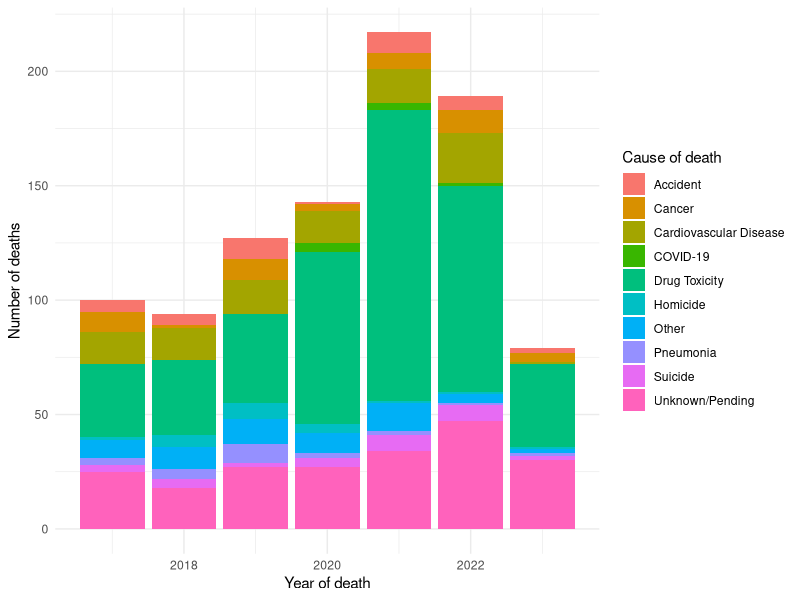
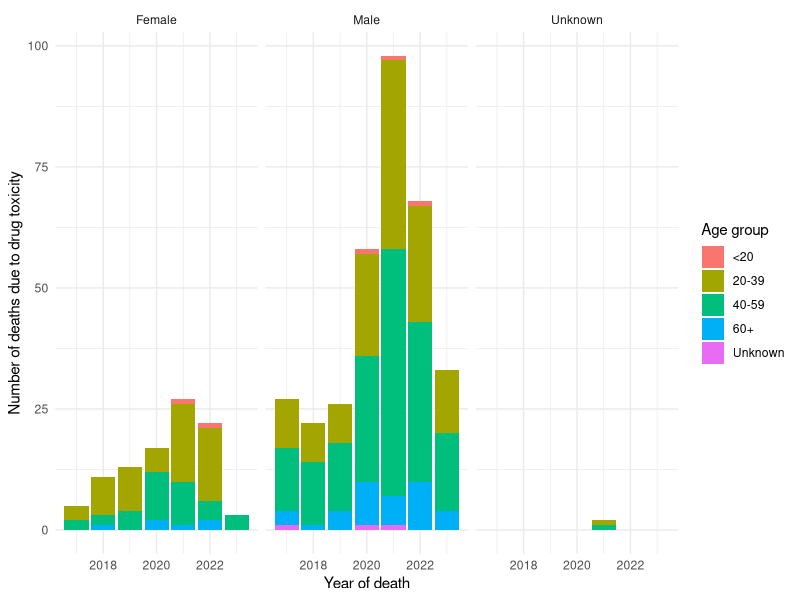

The R script that drew these images, in order:
## ---- chunk 1
#| include: false
#| warning: false
#| message: false

#### Workspace setup ####

# Load packages
library(tidyverse)
library(knitr)

# Read in cleaned data
cleaned_toronto_homeless <- read.csv(here::here("outputs/data/cleaned_toronto_homeless.csv"))
## ---- chunk 2
#| label: tbl-cleaned_toronto_homeless
#| tbl-cap: "Sample of the cleaned dataset for the number of deaths by cause, age group, and gender between 2017 and 2023"
#| echo: false
cleaned_toronto_homeless |>
  slice(1:15) |> # Look at only the first 15 observations
  kable(
    col.names = c("Year", "Cause of death", "Age group", "Gender", "Count")
  )
## ---- chunk 3
#| label: fig-deaths-vs-years-vs-cause
#| fig-cap: "Relationship between the number of deaths from 2017 to 2023 and the cause of death"
#| echo: false
cleaned_toronto_homeless |> 
  ggplot(mapping = aes(x = year_of_death, y= count, fill = cause_of_death)) +
  geom_col() +
  theme_minimal() +
  labs(x = "Year of death", y = "Number of deaths", fill = "Cause of death")
## ---- chunk 4
#| label: fig-deaths-vs-years-vs-age-vs-gender
#| fig-cap: "Relationship between the number of deaths due to drug toxicity from 2017 to 2023 and age and gender"
#| echo: false
cleaned_toronto_homeless |> 
  filter(cause_of_death == "Drug Toxicity") |> 
  ggplot(mapping = aes(x = year_of_death, y = count, fill = age_group)) +
  geom_col() +
  theme_minimal() +
  labs(x = "Year of death", y = "Number of deaths due to drug toxicity", fill = "Age group") +
  facet_wrap(vars(gender))
